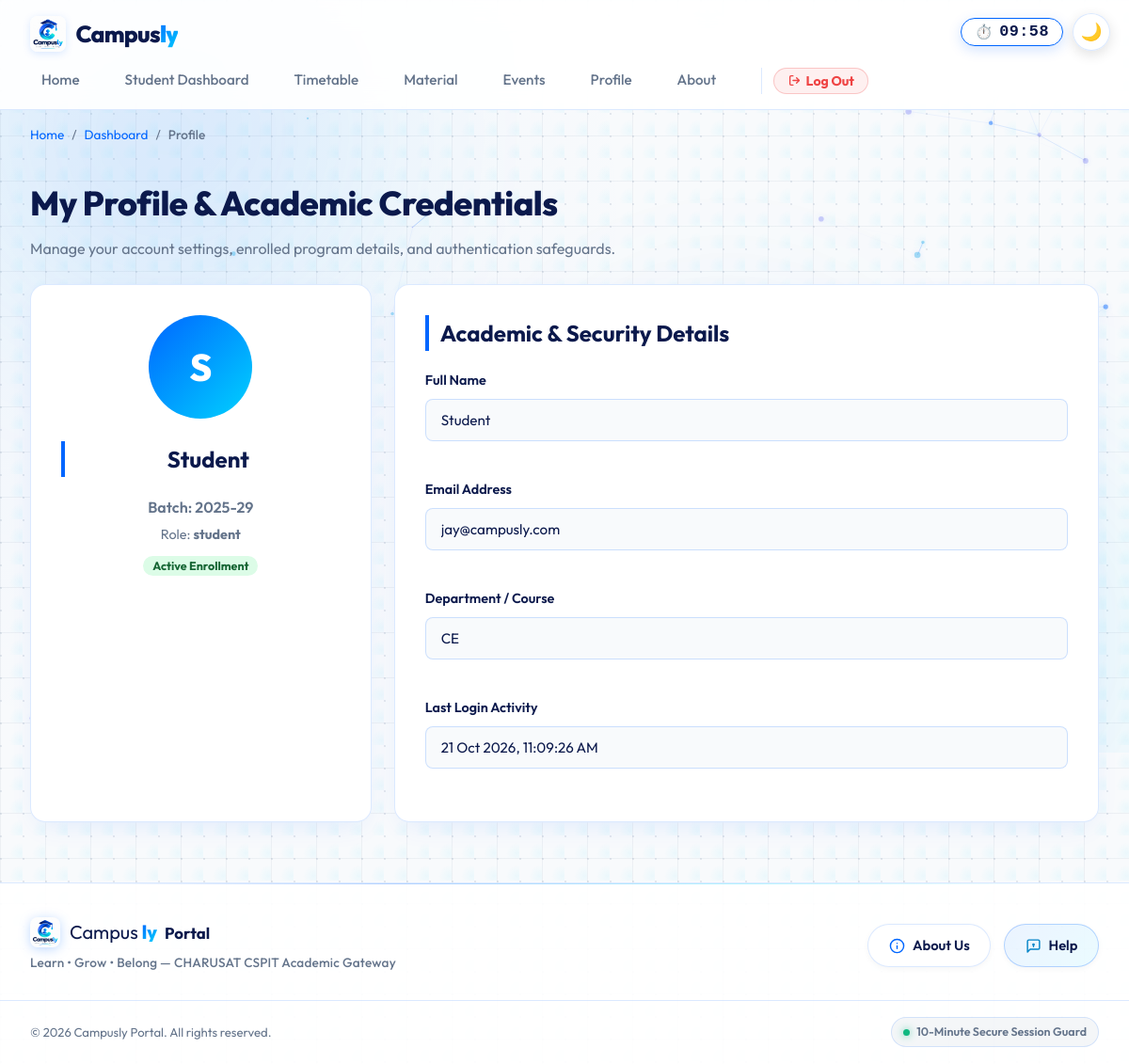
The app's page /profile.php (signed in) with its own data.
### tables this page shows
CREATE TABLE users (
    user_id INT AUTO_INCREMENT PRIMARY KEY,
    name VARCHAR(100) NOT NULL,
    email VARCHAR(100) NOT NULL UNIQUE,
    password_hash VARCHAR(255) NOT NULL,
    role ENUM('admin', 'student') NOT NULL DEFAULT 'student',
    status ENUM('Active', 'Inactive') NOT NULL DEFAULT 'Active',
    last_login DATETIME NULL,
    remember_token_hash VARCHAR(64) NULL,
    remember_token_expires DATETIME NULL,
    created_at TIMESTAMP DEFAULT CURRENT_TIMESTAMP,
    student_id INT NULL,
    CONSTRAINT fk_users_students FOREIGN KEY (student_id) REFERENCES students(student_id) ON DELETE SET NULL ON UPDATE CASCADE
);

CREATE TABLE students (
    student_id INT AUTO_INCREMENT PRIMARY KEY,
    name VARCHAR(100) NOT NULL,
    email VARCHAR(100) NOT NULL UNIQUE,
    course VARCHAR(100) NOT NULL,
    status ENUM('Active', 'Inactive') NOT NULL DEFAULT 'Active'
);

### profile.php (the view, shortened to what this page needs)
<?php
require_once __DIR__ . '/auth.php';
$stmt = $pdo->prepare("SELECT u.user_id, u.name, u.email, u.role, u.student_id, u.last_login, s.course
                       FROM users u
                       LEFT JOIN students s ON u.student_id = s.student_id
                       WHERE u.user_id = :uid LIMIT 1");
$stmt->execute([':uid' => $_SESSION['user_id']]);
$user = $stmt->fetch();
$userEmail = $user['email'] ?? $_SESSION['user_email'];
$userCourse = $user['course'] ?? 'Computer Science & Engineering (CSE)';
$lastLogin = !empty($user['last_login'])
    ? date('d M Y, h:i:s A', strtotime($user['last_login']))
    : 'Active Session';
require_once __DIR__ . '/includes/header.php';
?>
  <nav class="breadcrumbs-nav" aria-label="Breadcrumb">
    <ol class="breadcrumbs">
      <li><a href="index.php">Home</a></li>
      <li><a href="dashboard.php">Dashboard</a></li>
      <li aria-current="page">Profile</li>
    </ol>
  </nav>
  <main id="main-content">
    <h1>My Profile & Academic Credentials</h1>
    <p>Manage your account settings, enrolled program details, and authentication safeguards.</p>
    <div class="grid-cols-3">
      <section class="panel" style="text-align: center;">
        <div style="width: 110px; height: 110px; border-radius: 50%; background: linear-gradient(135deg, var(--primary), var(--accent)); margin: 0 auto 1.5rem; display: flex; align-items: center; justify-content: center; color: #fff; font-size: 2.5rem; font-weight: 800;">
          <?= strtoupper(substr($userName, 0, 1)) ?>
        </div>
        <h2><?= htmlspecialchars($userName) ?></h2>
        <p style="margin-bottom: 0.25rem; font-weight: 600; color: #64748b;">Batch: 2025-29</p>
        <p style="margin-bottom: 0.5rem; font-size: 0.9rem; color: #64748b;">Role: <strong><?= htmlspecialchars($userRole) ?></strong></p>
        <span style="background: #dcfce7; color: #166534; font-size: 0.78rem; font-weight: 700; padding: 3px 10px; border-radius: 9999px;">
          Active Enrollment
        </span>
      </section>
      <section class="panel" style="grid-column: span 2;">
        <h2>Academic & Security Details</h2>
        <div style="display: flex; flex-direction: column; gap: 1rem; margin-top: 1rem;">
          <div class="form-group">
            <label>Full Name</label>
            <input type="text" value="<?= htmlspecialchars($userName) ?>" readonly style="background: #f8fafc;">
          </div>
          <div class="form-group">
            <label>Email Address</label>
            <input type="email" value="<?= htmlspecialchars($userEmail) ?>" readonly style="background: #f8fafc;">
          </div>
          <div class="form-group">
            <label>Department / Course</label>
            <input type="text" value="<?= htmlspecialchars($userCourse) ?>" readonly style="background: #f8fafc;">
          </div>
          <div class="form-group">
            <label>Last Login Activity</label>
            <input type="text" value="<?= htmlspecialchars($lastLogin) ?>" readonly style="background: #f8fafc;">
          </div>
        </div>
      </section>
    </div>
  </main>
<?php require_once __DIR__ . '/includes/footer.php'; ?>

### css/styles.css (style rules this page uses)
:root { --bg-color: #f8fafc; --bg-grid-line: rgba(148, 163, 184, 0.12); --bg-dot: rgba(148, 163, 184, 0.22); --bg-gradient: radial-gradient(circle at 10% 20%, rgba(0, 102, 255, 0.04) 0%, transparent 40%), radial-gradient(circle at 90% 80%, rgba(0, 210, 255, 0.05) 0%, transparent 40%); --panel-bg: rgba(255, 255, 255, 0.98); --panel-border: rgba(0, 102, 255, 0.14); --header-bg: rgba(255, 255, 255, 0.92); --input-bg: #ffffff; --input-border: rgba(0, 102, 255, 0.18); --table-th-bg: rgba(0, 102, 255, 0.06); --brand-navy: #0b194c; --brand-navy-light: #162456; --primary: #0066ff; --primary-hover: #0052cc; --accent: #00d2fe; --accent-dark: #0099cc; --accent-hover: #38bdf8; --brand-gradient: linear-gradient(135deg, #0b194c 0%, #0066ff 50%, #00d2fe 100%); --brand-gradient-text: linear-gradient(135deg, #0066ff 0%, #00d2fe 100%); --text-main: #0b194c; --text-body: #1e293b; --text-muted: #64748b; --focus-outline: #0066ff; --card-shadow: 0 10px 30px -10px rgba(0, 102, 255, 0.12); --card-shadow-hover: 0 16px 36px -10px rgba(0, 102, 255, 0.22); --error: #dc2626; --success: #16a34a; --warning: #f59e0b; --radius: 16px; --transition: all 0.3s cubic-bezier(0.4, 0, 0.2, 1); }
*, *::before, *::after { box-sizing: border-box; margin: 0; padding: 0; }
body { font-family: 'Outfit', -apple-system, BlinkMacSystemFont, "Segoe UI", Roboto, sans-serif; background-color: var(--bg-color); background-image: radial-gradient(circle at 1px 1px, var(--bg-dot) 1.2px, transparent 0), linear-gradient(to right, var(--bg-grid-line) 1px, transparent 1px), linear-gradient(to bottom, var(--bg-grid-line) 1px, transparent 1px), var(--bg-gradient); background-size: 24px 24px, 48px 48px, 48px 48px, 100% 100%; background-attachment: fixed; color: var(--text-main); min-height: 100vh; line-height: 1.6; display: flex; flex-direction: column; overflow-x: hidden; position: relative; transition: background-color 0.3s ease, color 0.3s ease; }
header, main, footer, .top-corner-controls, .breadcrumbs-nav, .skip-link { position: relative; z-index: 2; }
.breadcrumbs-nav { max-width: 1200px; width: 100%; margin: 1rem auto 0; padding: 0 2rem; }
.breadcrumbs { display: flex; list-style: none; gap: 0.5rem; font-size: 0.85rem; color: var(--text-muted); }
.breadcrumbs li:not(:last-child)::after { content: "/"; margin-left: 0.5rem; }
.breadcrumbs a { color: var(--primary); text-decoration: none; }
.breadcrumbs li[aria-current="page"] { color: var(--text-muted); font-weight: 500; }
main { max-width: 1200px; width: 100%; margin: 0 auto; padding: 2rem; flex: 1; }
h1 { font-size: 2.25rem; font-weight: 800; margin-bottom: 0.5rem; letter-spacing: -0.5px; }
h2 { font-size: 1.5rem; font-weight: 700; margin-bottom: 1.25rem; color: var(--text-main); border-left: 4px solid var(--primary); padding-left: 0.75rem; }
p { color: var(--text-muted); margin-bottom: 1.5rem; }
.grid-cols-3 { display: grid; grid-template-columns: repeat(3, 1fr); gap: 1.5rem; }
.panel { background: var(--panel-bg); border: 1px solid var(--panel-border); box-shadow: var(--card-shadow); backdrop-filter: blur(16px); -webkit-backdrop-filter: blur(16px); border-radius: var(--radius); padding: 2rem; margin-bottom: 2rem; position: relative; }
.form-group { margin-bottom: 1.5rem; display: flex; flex-direction: column; }
label { font-weight: 600; font-size: 0.9rem; margin-bottom: 0.5rem; color: var(--text-main); }
input[type="text"], input[type="email"], input[type="password"], input[type="date"], select, textarea { width: 100%; padding: 0.75rem 1rem; background: var(--input-bg); border: 1px solid var(--input-border); border-radius: 8px; color: var(--text-main); font-family: inherit; font-size: 0.95rem; transition: var(--transition); }

### records on screen
users: email "jay@campusly.com", student.course "CE", last_login "21 Oct 2026, 11:09:26 AM"

### other values on screen
substr($userName, 0, 1) "S"
$userName "Student"
$userRole "student"
